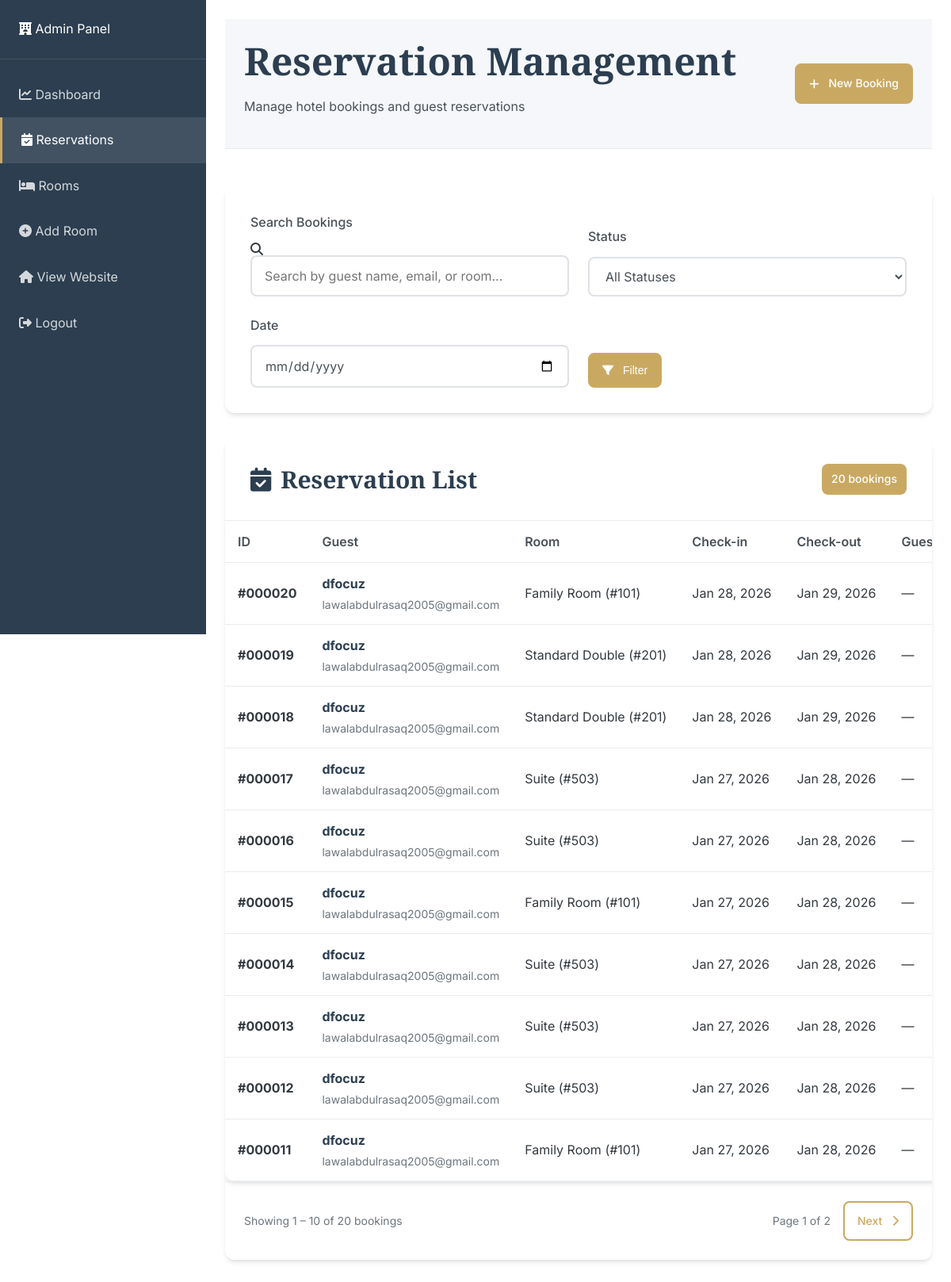
/bookings.php (signed in), run on the app's committed database.
### tables this page shows
CREATE TABLE `reservations` (
  `id` int(11) NOT NULL,
  `guest_name` varchar(100) NOT NULL,
  `email` varchar(100) NOT NULL,
  `phone` varchar(20) NOT NULL,
  `room_id` int(11) NOT NULL,
  `check_in` date NOT NULL,
  `check_out` date NOT NULL,
  `total_price` decimal(10,2) NOT NULL,
  `status` enum('pending','confirmed','cancelled','completed') DEFAULT 'pending',
  `special_requests` text DEFAULT NULL,
  `created_at` timestamp NOT NULL DEFAULT current_timestamp(),
  `updated_at` timestamp NOT NULL DEFAULT current_timestamp() ON UPDATE current_timestamp()
);

CREATE TABLE `rooms` (
  `id` int(11) NOT NULL,
  `room_number` varchar(10) NOT NULL,
  `type` varchar(50) NOT NULL,
  `price` decimal(10,2) NOT NULL,
  `description` text DEFAULT NULL,
  `image` varchar(255) DEFAULT NULL,
  `status` enum('available','occupied','maintenance') DEFAULT 'available',
  `max_guests` int(11) DEFAULT 2,
  `created_at` timestamp NOT NULL DEFAULT current_timestamp(),
  `updated_at` timestamp NOT NULL DEFAULT current_timestamp() ON UPDATE current_timestamp()
);

### db_connect.php (called while the page is built, shortened)
<?php
function sanitizeInput(string $data): string
{
    return htmlspecialchars(trim($data), ENT_QUOTES, 'UTF-8');
}

### bookings.php (the view, shortened to what this page needs)
<?php
require_once __DIR__ . '/../includes/db_connect.php';
$searchTerm   = sanitizeInput($_GET['search'] ?? '');
$statusFilter = sanitizeInput($_GET['status'] ?? '');
$dateFilter   = sanitizeInput($_GET['date'] ?? '');
$sql = "
SELECT r.*, rm.room_number, rm.type, rm.price
FROM reservations r
JOIN rooms rm ON r.room_id = rm.id
WHERE 1=1
";
$params = [];
$page   = max(1, (int)($_GET['page'] ?? 1));
$limit  = 10;
$offset = ($page - 1) * $limit;
$countSql = "SELECT COUNT(*) FROM ($sql) AS total";
$stmt = $pdo->prepare($countSql);
$stmt->execute($params);
$totalBookings = (int) $stmt->fetchColumn();
$totalPages = (int) ceil($totalBookings / $limit);
$sql .= " ORDER BY r.created_at DESC LIMIT $limit OFFSET $offset";
$stmt = $pdo->prepare($sql);
$stmt->execute($params);
$bookings = $stmt->fetchAll(PDO::FETCH_ASSOC);
?>
<div class="admin-wrapper">
    <nav class="admin-sidebar">
        <div class="admin-sidebar-header">
            <div class="admin-logo">
                <i class="fas fa-hotel"></i>
                <span>Admin Panel</span>
            </div>
        </div>
        <ul class="admin-nav">
            <li>
                <a href="dashboard.php" class="admin-nav-item">
                    <i class="fas fa-chart-line"></i>
                    <span>Dashboard</span>
                </a>
            </li>
            <li>
                <a href="bookings.php" class="admin-nav-item active">
                    <i class="fas fa-calendar-check"></i>
                    <span>Reservations</span>
                </a>
            </li>
            <li>
                <a href="rooms.php" class="admin-nav-item">
                    <i class="fas fa-bed"></i>
                    <span>Rooms</span>
                </a>
            </li>
            <li>
                <a href="add_room.php" class="admin-nav-item">
                    <i class="fas fa-plus-circle"></i>
                    <span>Add Room</span>
                </a>
            </li>
            <li>
                <a href="../index.php" class="admin-nav-item">
                    <i class="fas fa-home"></i>
                    <span>View Website</span>
                </a>
            </li>
            <li>
                <a href="logout.php" class="admin-nav-item logout">
                    <i class="fas fa-sign-out-alt"></i>
                    <span>Logout</span>
                </a>
            </li>
        </ul>
    </nav>
    <main class="admin-main">
        <?php include __DIR__ . '/../includes/header.php'; ?>
        <header class="admin-header">
            <div class="header-left">
                <h1>Reservation Management</h1>
                <p>Manage hotel bookings and guest reservations</p>
            </div>
            <div class="header-right">
                <a href="/hotel-system/reservation.php" target="_blank" class="btn btn-primary">
        <i class="fas fa-plus"></i> New Booking
        </a>
            </div>
        </header>
<div class="search-filter-section" data-aos="fade-up" data-aos-delay="200">
    <form action="bookings.php" method="GET" class="search-filter-form">
        <div class="form-row">
            <div class="form-group">
                <label for="search" class="form-label">Search Bookings</label>
                <div class="input-group">
                    <i class="fas fa-search input-icon"></i>
                    <input
                        type="text"
                        id="search"
                        name="search"
                        class="form-control"
                        placeholder="Search by guest name, email, or room..."
                        value="<?php echo htmlspecialchars($searchTerm ?? ''); ?>">
                </div>
            </div>
            <div class="form-group">
                <label for="status" class="form-label">Status</label>
                <select id="status" name="status" class="form-control">
                    <option value="">All Statuses</option>
                </select>
            </div>
            <div class="form-group">
                <label for="date" class="form-label">Date</label>
                <input
                    type="date"
                    id="date"
                    name="date"
                    class="form-control"
                    value="<?php echo htmlspecialchars($dateFilter ?? ''); ?>">
            </div>
            <div class="form-group filter-actions">
                <button type="submit" class="btn btn-primary">
                    <i class="fas fa-filter"></i> Filter
                </button>
            </div>
        </div>
    </form>
</div>
<div class="bookings-table-card" data-aos="fade-up" data-aos-delay="400">
    <div class="card-header">
        <h3><i class="fas fa-calendar-check"></i> Reservation List</h3>
        <span class="booking-count">
            <?php echo (int)$totalBookings; ?> booking<?php echo $totalBookings !== 1 ? 's' : ''; ?>
        </span>
    </div>
<?php if (!empty($bookings)): ?>
    <div class="table-responsive">
        <table class="admin-table">
            <thead>
                <tr>
                    <th>ID</th>
                    <th>Guest</th>
                    <th>Room</th>
                    <th>Check-in</th>
                    <th>Check-out</th>
                    <th>Guests</th>
                </tr>
            </thead>
            <tbody>
            <?php foreach ($bookings as $booking): ?>
                <tr>
                    <td>
                        <strong>#<?php echo str_pad((int)$booking['id'], 6, '0', STR_PAD_LEFT); ?></strong>
                    </td>
                    <td>
                        <div class="guest-info">
                            <strong><?php echo htmlspecialchars($booking['guest_name']); ?></strong>
                            <small><?php echo htmlspecialchars($booking['email']); ?></small>
                        </div>
                    </td>
                    <td>
                        <?php echo htmlspecialchars($booking['type']); ?>
                        (#<?php echo htmlspecialchars($booking['room_number']); ?>)
                    </td>
                    <td><?php echo date('M j, Y', strtotime($booking['check_in'])); ?></td>
                    <td><?php echo date('M j, Y', strtotime($booking['check_out'])); ?></td>
                    <td><?php echo htmlspecialchars($booking['guests'] ?? '—'); ?></td>
                </tr>
            <?php endforeach; ?>
            </tbody>
        </table>
    </div>
    <?php if ($totalPages > 1): ?>
        <div class="pagination">
            <div class="pagination-info">
                Showing <?php echo $offset + 1; ?> –
                <?php echo min($offset + $limit, $totalBookings); ?>
                of <?php echo $totalBookings; ?> bookings
            </div>
            <div class="pagination-links">
                <span class="page-numbers">
                    Page <?php echo $page; ?> of <?php echo $totalPages; ?>
                </span>
                <?php if ($page < $totalPages): ?>
                    <a href="bookings.php?page=<?php echo $page + 1; ?>&search=<?php echo urlencode($searchTerm); ?>&status=<?php echo urlencode($statusFilter); ?>&date=<?php echo urlencode($dateFilter); ?>"
                       class="btn btn-sm btn-outline">
                        Next <i class="fas fa-chevron-right"></i>
                    </a>
                <?php endif; ?>
            </div>
        </div>
    <?php endif; ?>
<?php endif; ?>
</div>
<?php
include __DIR__ . '/../includes/footer.php';
?>

### header.php (shortened to what this page needs)
<?php
require_once __DIR__ . '/db_connect.php';
$requestUri  = strtok($_SERVER['REQUEST_URI'], '?');
$currentPage = basename($requestUri) ?: 'index';
$isAdminPage = strpos($requestUri, '/admin/') !== false;
?>
<!DOCTYPE html>
<html lang="en">
<head>
    <link rel="stylesheet" href="<?= BASE_URL ?>assets/css/style.css">
    <link rel="stylesheet" href="<?= BASE_URL ?>assets/css/animations.css">
    <link rel="stylesheet" href="<?= BASE_URL ?>assets/css/responsive.css">
    <link rel="stylesheet" href="https://cdnjs.cloudflare.com/ajax/libs/font-awesome/6.4.0/css/all.min.css">
    <link rel="stylesheet" href="https://unpkg.com/aos@2.3.1/dist/aos.css">
</head>
<body class="<?= $isAdminPage ? 'admin-layout' : 'public-layout' ?> page-<?= htmlspecialchars($currentPage, ENT_QUOTES, 'UTF-8') ?>">

### footer.php (shortened to what this page needs)
<?php
$isAdminPage = strpos($_SERVER['REQUEST_URI'], '/admin/') !== false;
?>
<?php if (!$isAdminPage): ?>
    </main>
<?php endif; ?>
</body>
</html>

### style.css (style rules this page uses)
:root { --primary-color: #c9a962; --primary-dark: #a88b42; --primary-light: #e5d4a1; --secondary-color: #2c3e50; --secondary-dark: #1a252f; --accent-color: #e74c3c; --success-color: #27ae60; --warning-color: #f39c12; --danger-color: #e74c3c; --white: #ffffff; --gray-100: #f8f9fa; --gray-200: #e9ecef; --gray-300: #dee2e6; --gray-400: #ced4da; --gray-500: #adb5bd; --gray-600: #6c757d; --gray-700: #495057; --gray-800: #343a40; --gray-900: #212529; --black: #000000; --font-primary: 'Inter', -apple-system, BlinkMacSystemFont, 'Segoe UI', Roboto, sans-serif; --font-secondary: 'Playfair Display', Georgia, 'Times New Roman', serif; --font-size-xs: 0.75rem; --font-size-sm: 0.875rem; --font-size-base: 1rem; --font-size-lg: 1.125rem; --font-size-xl: 1.25rem; --font-size-2xl: 1.5rem; --font-size-3xl: 1.875rem; --font-size-4xl: 2.25rem; --font-size-5xl: 3rem; --font-size-6xl: 3.75rem; --spacing-xs: 0.5rem; --spacing-sm: 0.75rem; --spacing-md: 1rem; --spacing-lg: 1.5rem; --spacing-xl: 2rem; --spacing-2xl: 3rem; --spacing-3xl: 4rem; --spacing-4xl: 6rem; --radius-sm: 0.25rem; --radius-md: 0.5rem; --radius-lg: 0.75rem; --radius-xl: 1rem; --radius-full: 9999px; --shadow-sm: 0 1px 2px 0 rgba(0, 0, 0, 0.05); --shadow-md: 0 4px 6px -1px rgba(0, 0, 0, 0.1), 0 2px 4px -1px rgba(0, 0, 0, 0.06); --shadow-lg: 0 10px 15px -3px rgba(0, 0, 0, 0.1), 0 4px 6px -2px rgba(0, 0, 0, 0.05); --shadow-xl: 0 20px 25px -5px rgba(0, 0, 0, 0.1), 0 10px 10px -5px rgba(0, 0, 0, 0.04); --transition-fast: 0.15s ease-in-out; --transition-base: 0.3s ease-in-out; --transition-slow: 0.5s ease-in-out; --z-dropdown: 1000; --z-sticky: 1020; --z-fixed: 1030; --z-modal-backdrop: 1040; --z-modal: 1050; --z-popover: 1060; --z-tooltip: 1070; }
*, *::before, *::after { box-sizing: border-box; margin: 0; padding: 0; }
html { scroll-behavior: smooth; font-size: 16px; }
body { font-family: var(--font-primary); font-size: var(--font-size-base); line-height: 1.6; color: var(--gray-800); background-color: var(--white); overflow-x: hidden; }
h1, h2, h3, h4, h5, h6 { font-family: var(--font-secondary); font-weight: 600; line-height: 1.2; margin-bottom: var(--spacing-md); color: var(--secondary-color); }
h1 { font-size: var(--font-size-4xl); }
h3 { font-size: var(--font-size-2xl); }
p { margin-bottom: var(--spacing-md); color: var(--gray-700); }
a { color: var(--primary-color); text-decoration: none; transition: color var(--transition-base); }
.btn { display: inline-flex; align-items: center; justify-content: center; gap: var(--spacing-sm); padding: var(--spacing-sm) var(--spacing-lg); font-size: var(--font-size-base); font-weight: 500; text-align: center; text-decoration: none; border: 2px solid transparent; border-radius: var(--radius-md); cursor: pointer; transition: all var(--transition-base); min-height: 48px; white-space: nowrap; }
.btn-primary { background-color: var(--primary-color); color: var(--white); border-color: var(--primary-color); }
.btn-outline { background-color: transparent; color: var(--primary-color); border-color: var(--primary-color); }
.btn-sm { padding: var(--spacing-xs) var(--spacing-md); font-size: var(--font-size-sm); min-height: 36px; }
.form-group { margin-bottom: var(--spacing-lg); }
.form-label { display: block; margin-bottom: var(--spacing-sm); font-weight: 500; color: var(--gray-700); }
.form-control { width: 100%; padding: var(--spacing-sm) var(--spacing-md); font-size: var(--font-size-base); font-family: var(--font-primary); line-height: 1.5; color: var(--gray-700); background-color: var(--white); border: 2px solid var(--gray-300); border-radius: var(--radius-md); transition: border-color var(--transition-base), box-shadow var(--transition-base); min-height: 48px; }
.form-row { display: grid; grid-template-columns: repeat(auto-fit, minmax(250px, 1fr)); gap: var(--spacing-lg); }
.card-header { padding: var(--spacing-lg); border-bottom: 1px solid var(--gray-200); background-color: var(--gray-50); }

### animations.css (style rules this page uses)
.form-control { transition: border-color var(--transition-base), box-shadow var(--transition-base), transform var(--transition-base); }
.form-group { position: relative; }

### data on the page
reservations: id "000020", guest_name "dfocuz", email "lawalabdulrasaq2005@gmail.com", room.type "Family Room", room.room_number "101", check_in "Jan 28, 2026", check_out "Jan 29, 2026", guests "—"
reservations: id "000019", guest_name "dfocuz", email "lawalabdulrasaq2005@gmail.com", room.type "Standard Double", room.room_number "201", check_in "Jan 28, 2026", check_out "Jan 29, 2026", guests "—"
reservations: id "000018", guest_name "dfocuz", email "lawalabdulrasaq2005@gmail.com", room.type "Standard Double", room.room_number "201", check_in "Jan 28, 2026", check_out "Jan 29, 2026", guests "—"
reservations: id "000017", guest_name "dfocuz", email "lawalabdulrasaq2005@gmail.com", room.type "Suite", room.room_number "503", check_in "Jan 27, 2026", check_out "Jan 28, 2026", guests "—"
reservations: id "000016", guest_name "dfocuz", email "lawalabdulrasaq2005@gmail.com", room.type "Suite", room.room_number "503", check_in "Jan 27, 2026", check_out "Jan 28, 2026", guests "—"
reservations: id "000015", guest_name "dfocuz", email "lawalabdulrasaq2005@gmail.com", room.type "Family Room", room.room_number "101", check_in "Jan 27, 2026", check_out "Jan 28, 2026", guests "—"
reservations: id "000014", guest_name "dfocuz", email "lawalabdulrasaq2005@gmail.com", room.type "Suite", room.room_number "503", check_in "Jan 27, 2026", check_out "Jan 28, 2026", guests "—"
reservations: id "000013", guest_name "dfocuz", email "lawalabdulrasaq2005@gmail.com", room.type "Suite", room.room_number "503", check_in "Jan 27, 2026", check_out "Jan 28, 2026", guests "—"
reservations: id "000012", guest_name "dfocuz", email "lawalabdulrasaq2005@gmail.com", room.type "Suite", room.room_number "503", check_in "Jan 27, 2026", check_out "Jan 28, 2026", guests "—"
reservations: id "000011", guest_name "dfocuz", email "lawalabdulrasaq2005@gmail.com", room.type "Family Room", room.room_number "101", check_in "Jan 27, 2026", check_out "Jan 28, 2026", guests "—"

### other printed values
$totalBookings "20"
$offset + 1 "1"
min($offset + $limit, $totalBookings) "10"
$page "1"
$totalPages "2"
